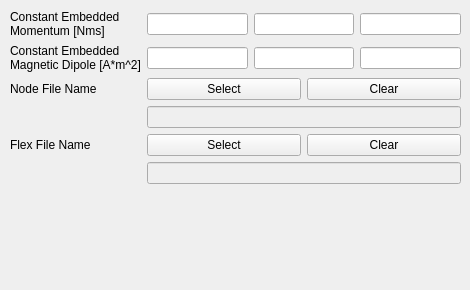
               <widget class="QWidget" name="tab_2">
                <attribute name="title">
                 <string>Tab 2</string>
                </attribute>
                <widget class="QWidget" name="verticalLayoutWidget_3">
                 <property name="geometry">
                  <rect>
                   <x>10</x>
                   <y>10</y>
                   <width>451</width>
                   <height>271</height>
                  </rect>
                 </property>
                 <layout class="QVBoxLayout" name="verticalLayout_33">
                  <item>
                   <layout class="QGridLayout" name="gridLayout_15" columnstretch="0,1" columnminimumwidth="0,0">
                    <item row="2" column="0">
                     <widget class="QLabel" name="label_28">
                      <property name="text">
                       <string>Node File Name</string>
                      </property>
                      <property name="wordWrap">
                       <bool>true</bool>
                      </property>
                     </widget>
                    </item>
                    <item row="3" column="1">
                     <widget class="QLineEdit" name="spc_cur_node_file">
                      <property name="enabled">
                       <bool>false</bool>
                      </property>
                     </widget>
                    </item>
                    <item row="0" column="0">
                     <widget class="QLabel" name="label_13">
                      <property name="text">
                       <string>Constant Embedded Momentum [Nms]</string>
                      </property>
                      <property name="scaledContents">
                       <bool>false</bool>
                      </property>
                      <property name="wordWrap">
                       <bool>true</bool>
                      </property>
                     </widget>
                    </item>
                    <item row="4" column="1">
                     <layout class="QHBoxLayout" name="horizontalLayout_22">
                      <item>
                       <widget class="QPushButton" name="spc_cur_flex_select">
                        <property name="sizePolicy">
                         <sizepolicy hsizetype="MinimumExpanding" vsizetype="Fixed">
                          <horstretch>0</horstretch>
                          <verstretch>0</verstretch>
                         </sizepolicy>
                        </property>
                        <property name="text">
                         <string>Select</string>
                        </property>
                        <property name="autoDefault">
                         <bool>false</bool>
                        </property>
                       </widget>
                      </item>
                      <item>
                       <widget class="QPushButton" name="spc_cur_flex_clear">
                        <property name="sizePolicy">
                         <sizepolicy hsizetype="Expanding" vsizetype="Fixed">
                          <horstretch>0</horstretch>
                          <verstretch>0</verstretch>
                         </sizepolicy>
                        </property>
                        <property name="text">
                         <string>Clear</string>
                        </property>
                        <property name="autoDefault">
                         <bool>false</bool>
                        </property>
                       </widget>
                      </item>
                     </layout>
                    </item>
                    <item row="1" column="1">
                     <layout class="QHBoxLayout" name="horizontalLayout_19">
                      <item>
                       <widget class="QLineEdit" name="spc_cur_body_cemd_x">
                        <property name="sizePolicy">
                         <sizepolicy hsizetype="Expanding" vsizetype="Fixed">
                          <horstretch>0</horstretch>
                          <verstretch>0</verstretch>
                         </sizepolicy>
                        </property>
                        <property name="minimumSize">
                         <size>
                          <width>0</width>
                          <height>0</height>
                         </size>
                        </property>
                        <property name="maximumSize">
                         <size>
                          <width>16777215</width>
                          <height>16777215</height>
                         </size>
                        </property>
                       </widget>
                      </item>
                      <item>
                       <widget class="QLineEdit" name="spc_cur_body_cemd_y">
                        <property name="sizePolicy">
                         <sizepolicy hsizetype="Expanding" vsizetype="Fixed">
                          <horstretch>0</horstretch>
                          <verstretch>0</verstretch>
                         </sizepolicy>
                        </property>
                        <property name="minimumSize">
                         <size>
                          <width>0</width>
                          <height>0</height>
                         </size>
                        </property>
                        <property name="maximumSize">
                         <size>
                          <width>16777215</width>
                          <height>16777215</height>
                         </size>
                        </property>
                       </widget>
                      </item>
                      <item>
                       <widget class="QLineEdit" name="spc_cur_body_cemd_z">
                        <property name="sizePolicy">
                         <sizepolicy hsizetype="Expanding" vsizetype="Fixed">
                          <horstretch>0</horstretch>
                          <verstretch>0</verstretch>
                         </sizepolicy>
                        </property>
                        <property name="minimumSize">
                         <size>
                          <width>0</width>
                          <height>0</height>
                         </size>
                        </property>
                        <property name="maximumSize">
                         <size>
                          <width>16777215</width>
                          <height>16777215</height>
                         </size>
                        </property>
                       </widget>
                      </item>
                     </layout>
                    </item>
                    <item row="2" column="1">
                     <layout class="QHBoxLayout" name="horizontalLayout_21">
                      <item>
                       <widget class="QPushButton" name="spc_cur_node_select">
                        <property name="sizePolicy">
                         <sizepolicy hsizetype="Expanding" vsizetype="Fixed">
                          <horstretch>0</horstretch>
                          <verstretch>0</verstretch>
                         </sizepolicy>
                        </property>
                        <property name="text">
                         <string>Select</string>
                        </property>
                        <property name="autoDefault">
                         <bool>false</bool>
                        </property>
                       </widget>
                      </item>
                      <item>
                       <widget class="QPushButton" name="spc_cur_node_clear">
                        <property name="sizePolicy">
                         <sizepolicy hsizetype="Expanding" vsizetype="Fixed">
                          <horstretch>0</horstretch>
                          <verstretch>0</verstretch>
                         </sizepolicy>
                        </property>
                        <property name="text">
                         <string>Clear</string>
                        </property>
                        <property name="autoDefault">
                         <bool>false</bool>
                        </property>
                       </widget>
                      </item>
                     </layout>
                    </item>
                    <item row="4" column="0">
                     <widget class="QLabel" name="label_29">
                      <property name="text">
                       <string>Flex File Name</string>
                      </property>
                      <property name="wordWrap">
                       <bool>true</bool>
                      </property>
                     </widget>
                    </item>
                    <item row="1" column="0">
                     <widget class="QLabel" name="label_26">
                      <property name="text">
                       <string>Constant Embedded Magnetic Dipole [A*m^2]</string>
                      </property>
                      <property name="wordWrap">
                       <bool>true</bool>
                      </property>
                     </widget>
                    </item>
                    <item row="5" column="1">
                     <widget class="QLineEdit" name="spc_cur_flex_file">
                      <property name="enabled">
                       <bool>false</bool>
                      </property>
                     </widget>
                    </item>
                    <item row="0" column="1">
                     <layout class="QHBoxLayout" name="horizontalLayout_15">
                      <item>
                       <widget class="QLineEdit" name="spc_cur_body_cem_x">
                        <property name="sizePolicy">
                         <sizepolicy hsizetype="Expanding" vsizetype="Fixed">
                          <horstretch>0</horstretch>
                          <verstretch>0</verstretch>
                         </sizepolicy>
                        </property>
                        <property name="minimumSize">
                         <size>
                          <width>0</width>
                          <height>0</height>
                         </size>
                        </property>
                        <property name="maximumSize">
                         <size>
                          <width>16777215</width>
                          <height>16777215</height>
                         </size>
                        </property>
                       </widget>
                      </item>
                      <item>
                       <widget class="QLineEdit" name="spc_cur_body_cem_y">
                        <property name="sizePolicy">
                         <sizepolicy hsizetype="Expanding" vsizetype="Fixed">
                          <horstretch>0</horstretch>
                          <verstretch>0</verstretch>
                         </sizepolicy>
                        </property>
                        <property name="minimumSize">
                         <size>
                          <width>0</width>
                          <height>0</height>
                         </size>
                        </property>
                        <property name="maximumSize">
                         <size>
                          <width>16777215</width>
                          <height>16777215</height>
                         </size>
                        </property>
                       </widget>
                      </item>
                      <item>
                       <widget class="QLineEdit" name="spc_cur_body_cem_z">
                        <property name="sizePolicy">
                         <sizepolicy hsizetype="Expanding" vsizetype="Fixed">
                          <horstretch>0</horstretch>
                          <verstretch>0</verstretch>
                         </sizepolicy>
                        </property>
                        <property name="minimumSize">
                         <size>
                          <width>0</width>
                          <height>0</height>
                         </size>
                        </property>
                        <property name="maximumSize">
                         <size>
                          <width>16777215</width>
                          <height>16777215</height>
                         </size>
                        </property>
                       </widget>
                      </item>
                     </layout>
                    </item>
                    <item row="6" column="1">
                     <spacer name="verticalSpacer_17">
                      <property name="orientation">
                       <enum>Qt::Vertical</enum>
                      </property>
                      <property name="sizeHint" stdset="0">
                       <size>
                        <width>20</width>
                        <height>40</height>
                       </size>
                      </property>
                     </spacer>
                    </item>
                   </layout>
                  </item>
                 </layout>
                </widget>
               </widget>
